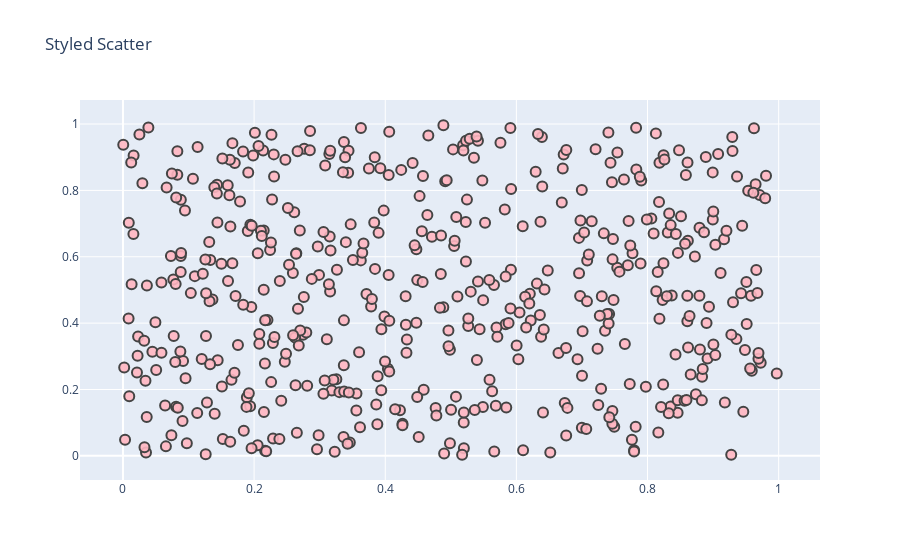

The code cell stored with this chart in its notebook:
### Code cell
"""
@Author: Swapnil Bhoyar
@Date: 2021-07-16
@Last Modified by: Swapnil Bhoyar
@Last Modified time: 2021-08-16
@Title : plotly scatterplot programs.
"""

import numpy as np
import plotly.graph_objects as go

xValue = np.random.rand(500)
yValue = np.random.rand(500)
fig = go.Figure()
fig.add_trace(go.Scatter(x=xValue, y=yValue, mode='markers', marker_color='rgba(255, 182, 193, .9)'))
fig.update_traces(mode='markers', marker_line_width=2, marker_size=10)
fig.update_layout(title='Styled Scatter')

fig.show()

### Figure 1 — Plotly figure (JSON) as saved in the notebook; plotly's stock layout.template omitted (floating-point values rounded to 4 significant figures; data arrays with more than 128 entries replaced by an {"elided": "..."} marker saying what was removed)
{"data": [{"marker": {"color": "rgba(255, 182, 193, .9)", "line": {"width": 2}, "size": 10}, "mode": "markers", "name": "Points", "type": "scatter", "x": {"elided": "500 float values"}, "y": {"elided": "500 float values"}}], "layout": {"title": {"text": "Styled Scatter"}}}
